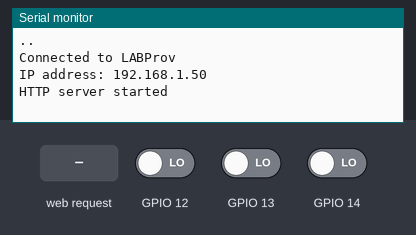
This sketch was run on a simulated ESP32. On the bench: the last lines printed to the serial monitor. The test bench sets the inputs (shaded band); at power-on: GPIO 12 LOW, GPIO 13 LOW, GPIO 14 LOW. WiFi joins after 1.5 s; servers stay silent unless stated.

Above: at 3.2 s.
3.3 s: HTTP request GET / received
At 4.5 s:
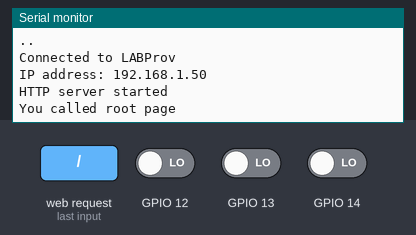
4.8 s: HTTP request GET /caixa received
At 5.9 s:
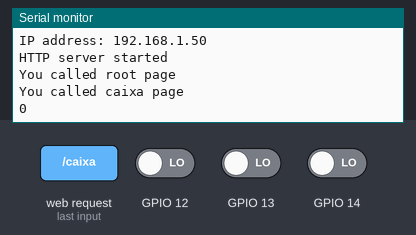

Measured:
- after the input at 3.3 s, the serial monitor: prints a new line at once (image 1)
- after the input at 4.8 s, the serial monitor: prints a new line at once (image 2)

The sketch:

trabalhodehardwares_esp32.ino
```cpp
// Role do webserver
#include <WiFi.h>
#include <WiFiClient.h>
#include <WiFiAP.h>
#include <WebServer.h>
#include <ESPmDNS.h>

using namespace std;

bool isPressed = "";
int nivel = 0;

const char MAIN_page[] PROGMEM = R"=====(
<!DOCTYPE html>
<html>

<head>
    <style>
        /* TITULO */

        #tudo {
            padding-top: 3%;
            padding-left: 5%;
            padding-bottom: 10%;
            padding-right: 5%;
            font-family: 'Lucida Sans', 'Lucida Sans Regular', 'Lucida Grande', 'Lucida Sans Unicode', Geneva, Verdana, sans-serif;
        }

        #header {
            border-width: 5px;
            border-style: solid;
            border-color: #523312;
            border-radius: 35px;
            padding: 20px;
            background-color: #86EB97;
            display: flex;
            justify-content: space-evenly;
        }

        #titulo {
            font-size: 37px;
        }

        img {
            height: 180;
            width: 205;
        }

        /*

==============================================================================================================================================

INTERAÇÕES
*/


        #CxInterações {
            padding-top: 3%;
            padding-left: 5%;
            padding-bottom: 10%;
            padding-right: 5%;
            font-family: 'Lucida Sans', 'Lucida Sans Regular', 'Lucida Grande', 'Lucida Sans Unicode', Geneva, Verdana, sans-serif;
            display: flex;
            justify-content: space-around;
        }

        #CaixaDagua {
            border-width: 5px;
            border-style: solid;
            border-color: #523312;
            border-radius: 35px;
            padding: 20px;
            background-color: #86EB97;
            display: grid;
        }

        #Email {
            border-width: 5px;
            border-style: solid;
            border-color: #523312;
            border-radius: 35px;
            padding: 20px;
            background-color: #86EB97;
            display: grid;
            text-align: center;
        }

        #TXTcaixa {
            text-align: center;
        }

        #Rodape {
            background-color: #383838;
        }

        #TXTrodape {
            padding-top: 3%;
            padding-left: 5%;
            padding-bottom: 3%;
            padding-right: 5%;
            color: rgb(165, 165, 165);
            text-align: center;
        }

        #TituloCX {
            font-family: 'Lucida Sans', 'Lucida Sans Regular', 'Lucida Grande', 'Lucida Sans Unicode', Geneva, Verdana, sans-serif;
            text-align: center;
        }
    </style>
    <link rel="stylesheet" href="styles.css">
    <title>IF Resources</title>
    <meta charset="utf-8">
    <link rel="shortcut icon" href="https://upload.wikimedia.org/wikipedia/commons/5/54/Instituto_Federal_Marca_2015.svg">
</head>

<body>
    <div>
        <div id="tudo">
            <div id="header">
                <div id="titulo">
                    <h1>
                        IF Resources
                    </h1>
                </div>
                <div id="IF">
                    <br />
                    <img src="https://upload.wikimedia.org/wikipedia/commons/thumb/b/bd/Instituto_Federal_do_Rio_de_Janeiro_-_Marca_Vertical_2015.svg/200px-Instituto_Federal_do_Rio_de_Janeiro_-_Marca_Vertical_2015.svg.png">
                </div>
            </div>
        </div>
        <div id="CxInterações">
            <div id="CaixaDagua">
                <div id="TXTcaixa">
                    <h1>
                        Veja o nível da
                        <br />
                        Caixa D'água
                    </h1>
                    <a href="/caixa">
                        <img src="https://www.uberlandia.mg.gov.br/wp-content/uploads/2020/11/1_Prancheta-1-150x150.png">
                    </a>
                </div>
            </div>
            <div>
                <div id="Email">
                    <h1>
                        Envie-nos
                        <br />
                        um E-mail
                    </h1>
                    <a href="https://form.jotform.com/223453415694661">
                        <img src="https://www.pngmart.com/files/15/Email-Symbol-PNG-Transparent-Picture.png" alt="Image" height="150" width="150">
                    </a>
                </div>
            </div>
        </div>
        <div id="Rodape">
            <div id="TXTrodape">
                <h1>
                    Thomas o trem LTDA.
                </h1>
                <h3>
                    Gabriel Sales </br> Michael Monteiro de Lima </br> Miryam Estábila </br> </br>2020.1 / 2023.1 (se Deus quiser)
                </h3>
            </div>
        </div>
    </div>
</body>

</html>
)=====";

const char CAIXA_page[] PROGMEM = R"=====(
<html>

<head>
    <style>
        #tudo {
            padding-top: 3%;
            padding-left: 5%;
            padding-bottom: 10%;
            padding-right: 5%;
            font-family: 'Lucida Sans', 'Lucida Sans Regular', 'Lucida Grande', 'Lucida Sans Unicode', Geneva, Verdana, sans-serif;
        }

        #header {
            border-width: 5px;
            border-style: solid;
            border-color: #523312;
            border-radius: 35px;
            padding: 20px;
            background-color: #86EB97;
            display: flex;
            justify-content: space-evenly;
        }

        #titulo {
            font-size: 37px;
        }

        #TituloCX {
            font-family: 'Lucida Sans', 'Lucida Sans Regular', 'Lucida Grande', 'Lucida Sans Unicode', Geneva, Verdana, sans-serif;
            text-align: center;
        }
    </style>
    <link rel="stylesheet" href="styles.css">
    <meta charset="utf-8">
    <title>Caixa D'agua</title>
    <link rel="shortcut icon" href="https://upload.wikimedia.org/wikipedia/commons/5/54/Instituto_Federal_Marca_2015.svg">
</head>

<body>
    <div>
        <div id="tudo">
            <div id="header">
                <div id="titulo">
                    <h1>
                        IF Resources
                    </h1>
                </div>
                <div id="IF">
                      <br />
                    <img src="https://upload.wikimedia.org/wikipedia/commons/thumb/b/bd/Instituto_Federal_do_Rio_de_Janeiro_-_Marca_Vertical_2015.svg/200px-Instituto_Federal_do_Rio_de_Janeiro_-_Marca_Vertical_2015.svg.png">
                </div>
                </div>
            </div>
        </div>
        <div id="TituloCX">
            <h1>
                O nível da caixa d'água é: WATER_STATUS
            </h1>
        </div>

    </div>
</body>

</html>
)=====";
//---------------------------------------------------------------

// SSID and Password of your WiFi router
const char *ssid = "LABProv";
const char *password = "labprov1";
int buttonState = 0;

// Declare a global object variable from the ESP8266WebServer class.
WebServer server(80);

//===============================================================
// This routine is executed when you open its IP in browser
//===============================================================
void handleRoot()
{
    Serial.println("You called root page");
    server.send(200, "text/html", MAIN_page);
}

void handleCaixa()
{
    pinMode(13, INPUT);
    pinMode(12, INPUT);
    pinMode(14, INPUT);

    if (digitalRead(14) == 1)
    {
        nivel = 3;
    }

    else if (digitalRead(12) == 1)
    {
        nivel = 2;
    }

    else if (digitalRead(13) == 1)
    {
        nivel = 1;
    }
    else
    {
        nivel = 0;
    }

    Serial.println("You called caixa page");

    Serial.println(nivel);

    // Codigo que substitui dentro da string CAIXA_page a palavra chave WATER_STATUS pelo conteúdo desejado
    String html = CAIXA_page;
    html.replace("WATER_STATUS", "Nível " + (String)nivel);


    server.send(200, "text/html", html);
}


//==============================================================
//                   SETUP
//==============================================================
void setup(void)
{
    Serial.begin(115200);

    WiFi.begin(ssid, password); // Connect to your WiFi router
    Serial.println("");

    // Wait for connection
    while (WiFi.status() != WL_CONNECTED)
    {
        delay(1000);
        Serial.print(".");
    }

    // If connection successful show IP address in serial monitor
    Serial.println("");
    Serial.print("Connected to ");
    Serial.println(ssid);
    Serial.print("IP address: ");
    Serial.println(WiFi.localIP()); // IP address assigned to your ESP

    server.on("/", handleRoot); // Which routine to handle at root location. This is display page
    server.on("/caixa", handleCaixa);

    server.begin(); // Start server
    Serial.println("HTTP server started");
}
//==============================================================
//                     LOOP
//==============================================================

void loop(void)
{
    server.handleClient();
    delay(2); // allow the cpu to switch to other tasks

}
```
